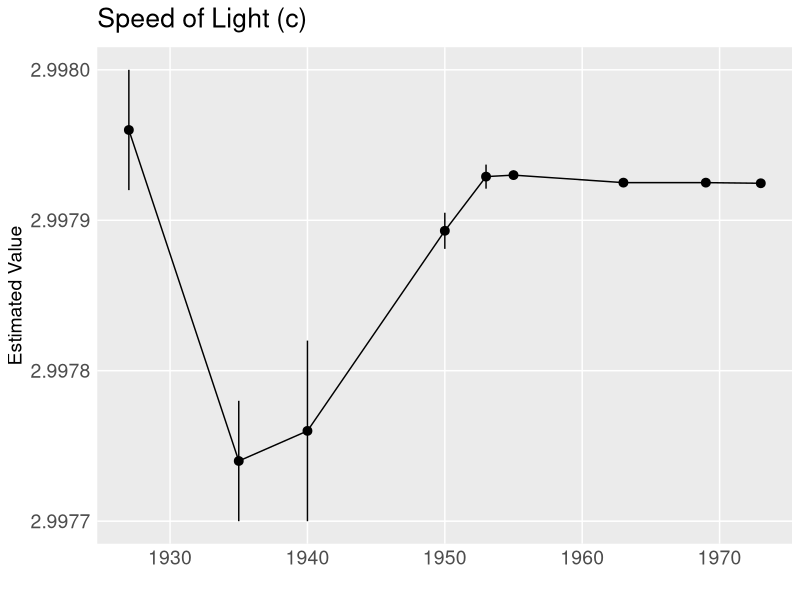
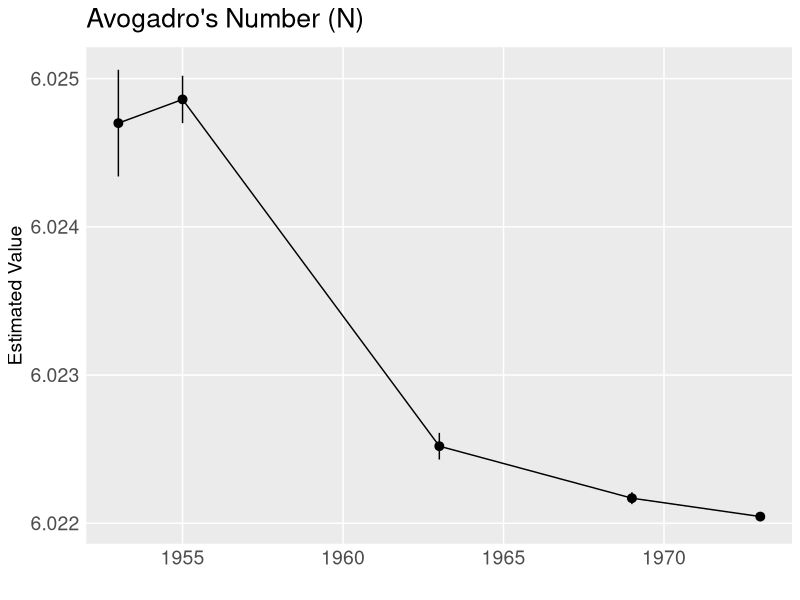
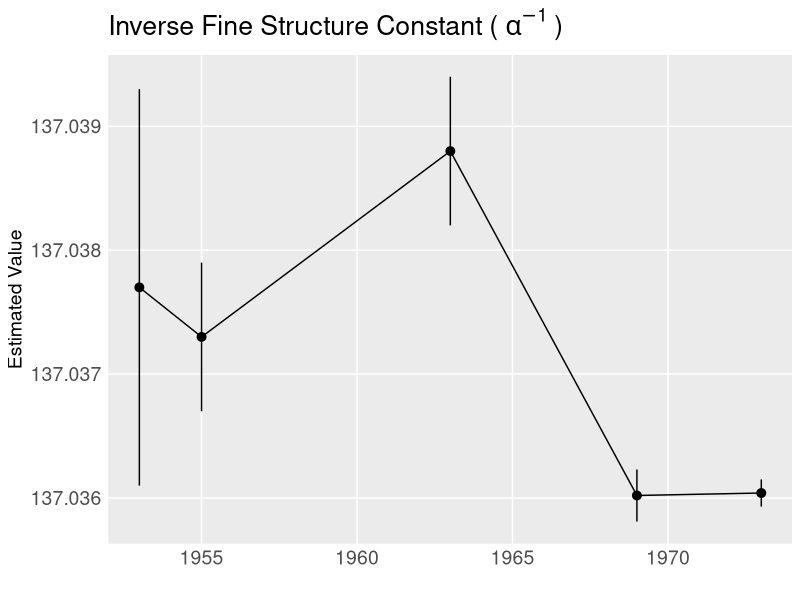
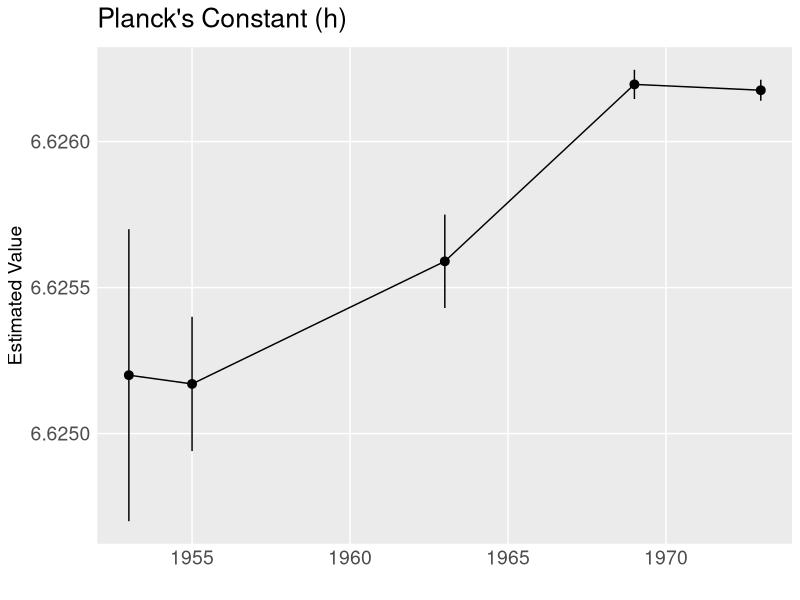
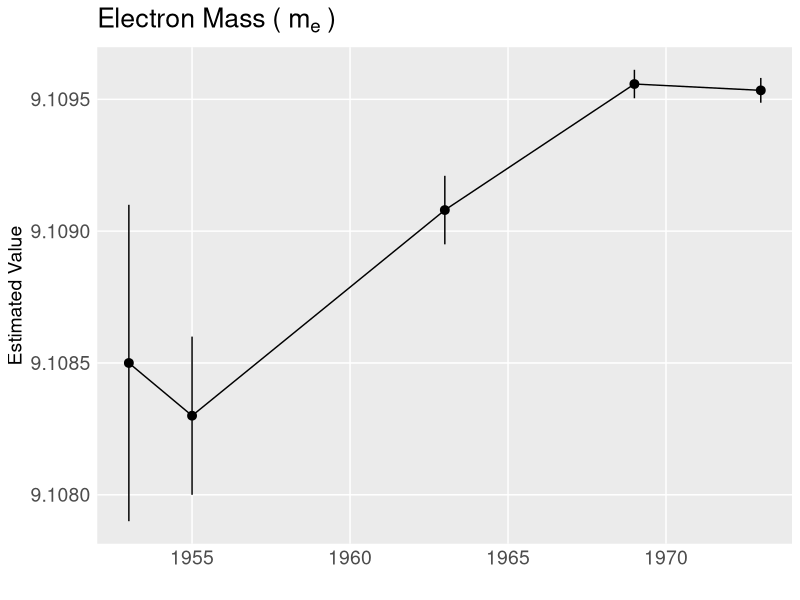
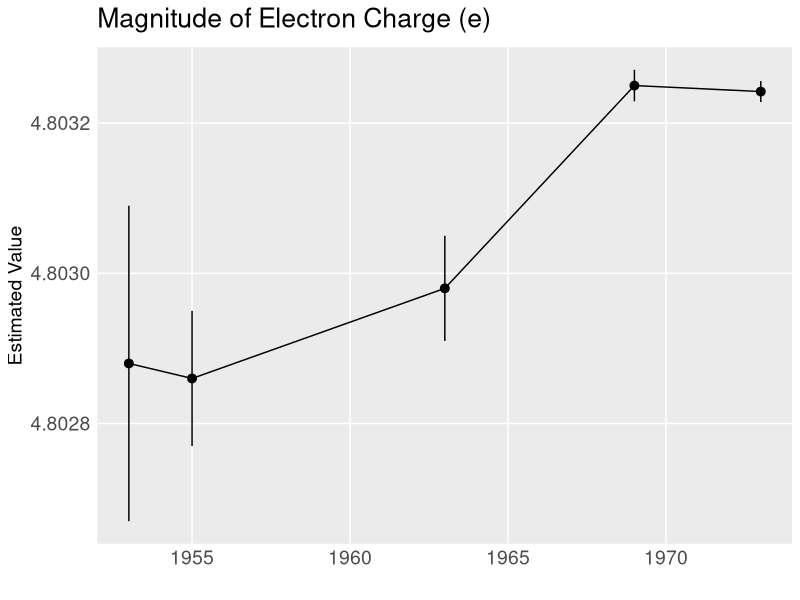
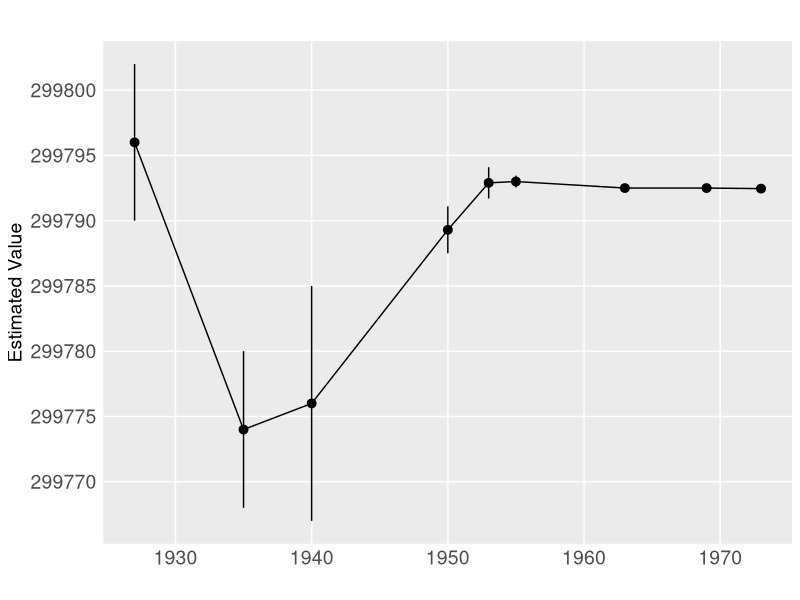
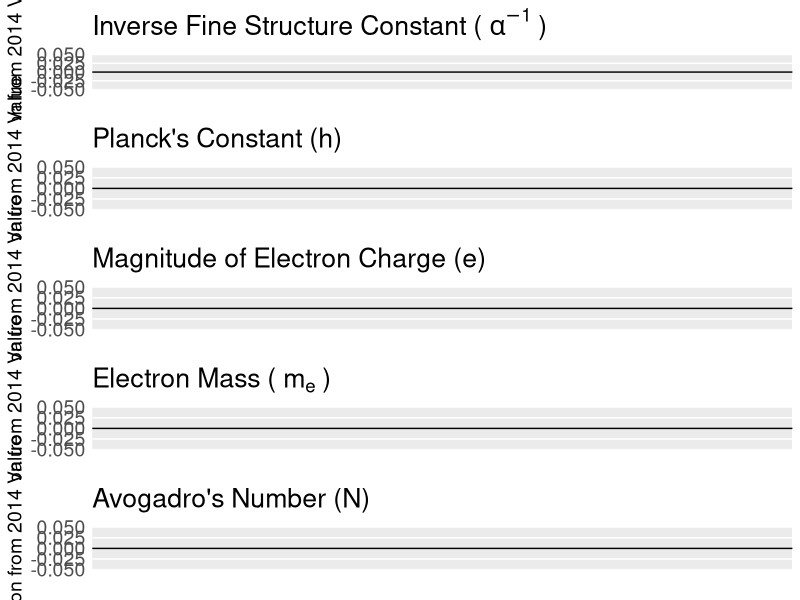

These charts were generated, in order, by the following R code:
###--------------------------------------------------------------------------------###
###--------------------------------------------------------------------------------###
### Graphics for recommended values of various physical constants
###--------------------------------------------------------------------------------###
###--------------------------------------------------------------------------------###


##-------------------------------------------------------------------------------##
## Useful variables, libraries, and functions
##-------------------------------------------------------------------------------##
# Get dplyr, ggplot2
library(tidyverse)

# Code for arranging plots
library(cowplot)
library(gridExtra)

# Standard theme for graphics
stdtheme = theme(panel.grid.minor = element_blank(), 
                 axis.ticks = element_blank(),
                 axis.text = element_text(size = 14),
                 axis.title = element_text(size = 14), 
                 title = element_text(size = 16))

###--------------------------------------------------------------###                       
###--------------------------------------------------------------###
#' @name: revcalPlot
#' @param: cnstnt, string, the name of the constant you want to plot
#' @param: lab_title, string, the title for the plot
#' @param: data, data.frame, default to rvs defined above
#' @param: plot_theme, a theme object, default defined as stdtheme,
#             which is defined above.
#' @param: ref, numeric, reference value
#' @param: include_refline, boolean, if true, plot includes a 
#'            horizontal line for a reference value. 
#' @return: plot of recomended values over the years
###--------------------------------------------------------------###
###--------------------------------------------------------------###
recvalPlot = function(cnstnt, 
                      lab_title, 
                      data = rvs, 
                      plot_theme = stdtheme, 
                      ref = NA, 
                      include_refline = TRUE,
                      nudgex = 0, 
                      error_bars = FALSE){

  # Build forest plot vs. time
  plt = data %>% 
    filter(constant == cnstnt) %>%
    ggplot() + 
    geom_pointrange(aes(x = year, y = estimate, 
                        ymin = estimate - error,
                        ymax = estimate + error)) + 
    geom_line(aes(x = year, y = estimate)) + 
    labs(title = lab_title, 
         x = "", 
         y = "Estimated Value") + 
    plot_theme # use the theme above

  
  # Add a horizonal reference line if desired
  if(include_refline){
    
    if(is.na(ref)){ # check that a reference value has been specified
      
      # if no reference value has been specified, use the 1973 value
      ref_val = dplyr::filter(data, constant == cnstnt, year == 1973)$estimate
    
    } else {
      
      ref_val = dplyr::filter(data, constant == cnstnt, year == ref)$estimate
      
    }
    
    dat <- dplyr::filter(data, constant == cnstnt)
    
    min_year = dat %>% 
      summarize(min_yr = min(year))
    min_yr = as.numeric(as.character(min_year$min_yr))
    
    range_vals <- dat %>% 
      summarize(range = max(estimate) - min(estimate))
    nudge <- range_vals$range/nrow(dat)/10
    
    # add reference line to the plot
    plt = plt + geom_hline(yintercept = ref_val, lty = 2) + 
      annotate(geom = "text", 
               x = min_yr + nudgex, y = ref_val + nudge, 
               label = paste0(ref, " Recommended Value"), 
               hjust = 0, vjust = 0)
  
  }
  
  ########## RETURN
  return(plt)
}



##-------------------------------------------------------------------------------##
## Read in data
##-------------------------------------------------------------------------------##
rvs = read.csv("./data/recommended values.csv")
head(rvs)
str(rvs)

# Names list of constants in Fig 3, some names for the plots and filenames
cnsts  = list(cnst = c("c", "N", "1/alpha", "h", "m_e", "e"),
              name = c("Speed of Light (c)",
                       "Avogadro's Number (N)", 
                       expression("Inverse Fine Structure Constant ("~alpha^-1~")"),
                       "Planck's Constant (h)",
                       expression("Electron Mass ("~m[e]~")"),
                       "Magnitude of Electron Charge (e)"),
              fname = paste0(c("speed_of_light",
                               "avogadro", 
                               "invFSC", 
                               "planck", 
                               "electron_mass", 
                               "electron_charge"), 
                             ".pdf")
        )


##-------------------------------------------------------------------------------##
## Build plots
##-------------------------------------------------------------------------------##
for(i in 1:length(cnsts$cnst)){
  cc = cnsts$cnst[i] # Constnat name
  labtitle = cnsts$name[i] # plot title
  fname = cnsts$fname[i] # file name
  foo = recvalPlot(cc, labtitle, include_refline = TRUE, ref = 2014) # build plot using 2014 reference value
  show(foo) # show the plot
  
  # save plot
  ggsave(plot = foo,
         filename = paste0("./graphics/", gsub(".pdf", "_updated.pdf", fname)),
         width = 12, height = 10)
}

###--------------------------------------------###
###---Figure 1B
###--------------------------------------------###
f1b = rvs %>% 
  filter(constant == "c") %>%
  mutate(estimate = estimate * 10^5, 
         error = error * 10^5 * 1.5) %>%
  recvalPlot("c", "", data = ., ref = 2014, nudgex = 2) + 
  scale_y_continuous(breaks = 299765 + 5 * 0:8)
f1b
ggsave(plot = f1b,
       filename = "./graphics/Figure 1B.pdf",
       width = 12, height = 10)

rvs %>% 
  filter(constant == "c", year %in% c(1986,2014))

###--------------------------------------------###
###---Figure 2
###--------------------------------------------###
# Info for title
constants_for_grid <- list(cnst = c("N", "1/alpha", "h", "m_e", "e"),
                           name = c("Avogadro's Number (N)", 
                                    expression("Inverse Fine Structure Constant ("~alpha^-1~")"),
                                    "Planck's Constant (h)",
                                    expression("Electron Mass ("~m[e]~")"),
                                    "Magnitude of Electron Charge (e)"))
# Rescale to differences vs 2014
dat_for_grid = rvs %>%
  filter(year == 2014) %>%
  group_by(constant) %>%
  summarize(rec_val = estimate) %>%
  left_join(., rvs) %>%
  filter(constant %in% c(constants_for_grid$cnst, "c")) %>%
  mutate(deviation = estimate - rec_val) %>%
  select(-estimate) %>%
  rename(estimate = deviation)

# Build plots for each constant
invfsc = recvalPlot("1/alpha", "", 
                    data = dat_for_grid, include_refline = F) +
  labs(y = "Deviation from 2014 Value", 
       title = constants_for_grid$name[2]) + 
  geom_hline(yintercept = 0)

plnk = recvalPlot("h", "", 
                  data = dat_for_grid, include_refline = F) +
  labs(y = "Deviation from 2014 Value", 
       title = constants_for_grid$name[3]) + 
  geom_hline(yintercept = 0)

echg = recvalPlot("e", "", 
                  data = dat_for_grid, include_refline = F) +
  labs(y = "Deviation from 2014 Value", 
       title = constants_for_grid$name[5]) + 
  geom_hline(yintercept = 0)

emass = recvalPlot("m_e", "", 
                   data = dat_for_grid, include_refline = F) +
  labs(y = "Deviation from 2014 Value", 
       title = constants_for_grid$name[4]) + 
  geom_hline(yintercept = 0)

avo = recvalPlot("N", "", 
                 data = dat_for_grid, include_refline = F) +
  labs(y = "Deviation from 2014 Value", 
       title = constants_for_grid$name[1]) + 
  geom_hline(yintercept = 0)


fig2 = grid.arrange(invfsc, plnk, echg, emass, avo, ncol = 1)
ggsave(plot = fig2,
       filename = "./graphics/Figure 2.pdf", 
       height = 18, width = 12, limitsize = FALSE)



dat_for_grid %>% 
  filter(constant == "h", year >= 1950, year <= 1975) %>% 
  ggplot() + 
  geom_hline(yintercept = 0, lty=2, color = "grey60") + 
  geom_pointrange(aes(x = year, y = estimate*100000, 
                      ymin = (estimate - error)*100000,
                      ymax = (estimate + error)*100000),
                  fatten = 0.75) + 
  geom_line(aes(x = year, y = estimate)) + 
  scale_x_continuous(breaks = seq(1950, 1975, 5)) +
  labs(title = "", 
       x = "", 
       y = "Estimated Value") +
  theme_classic() +
  theme(text = element_text(family = "Times"),                            
        axis.text = element_text(size = 8),
        axis.title = element_text(size = 8), 
        axis.line.y = element_line(colour = "black"),
        title = element_text(size = 8),
        axis.title.x = element_text(hjust = 1),
        axis.title.y = element_text(hjust = 1))
